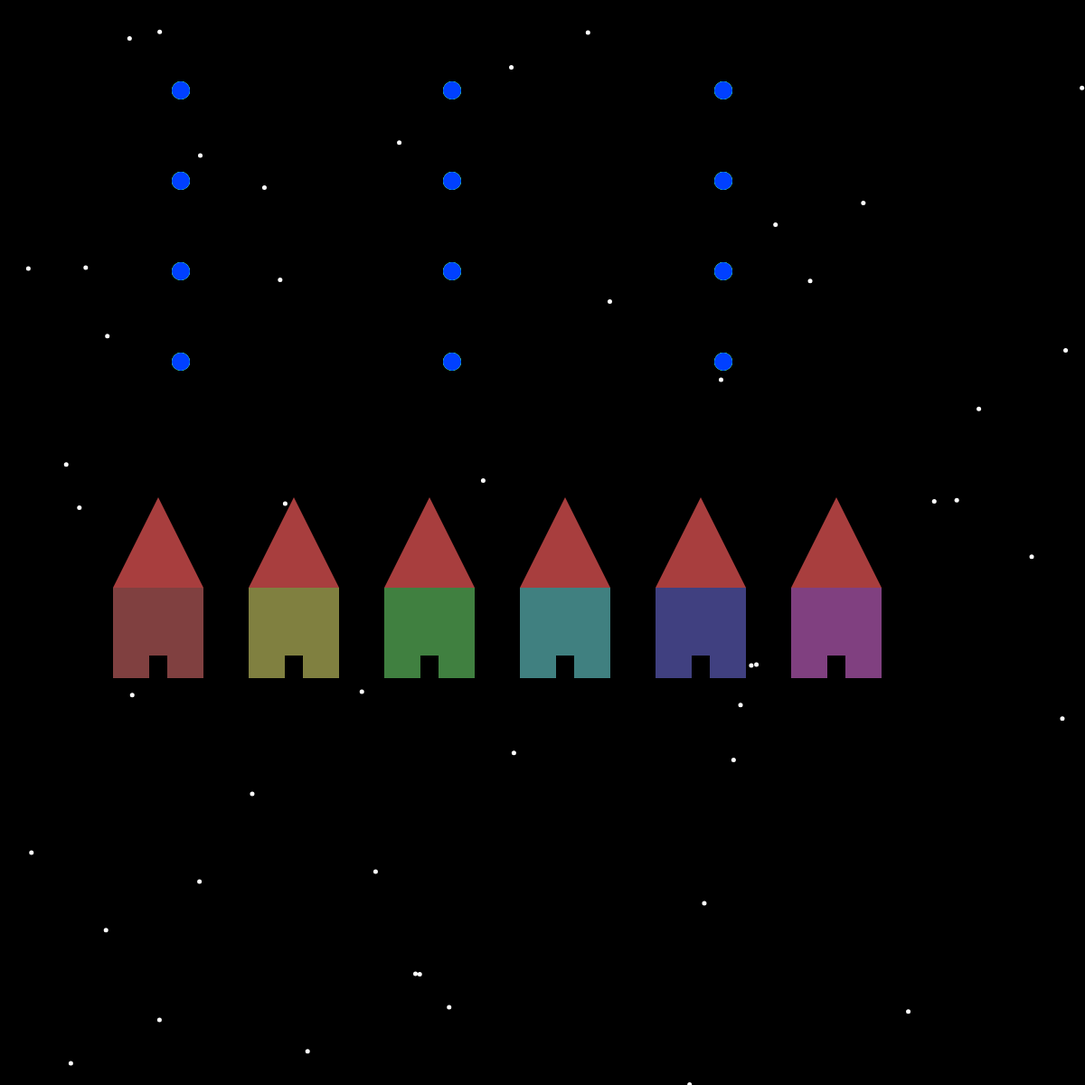
Frame 1 (no input)
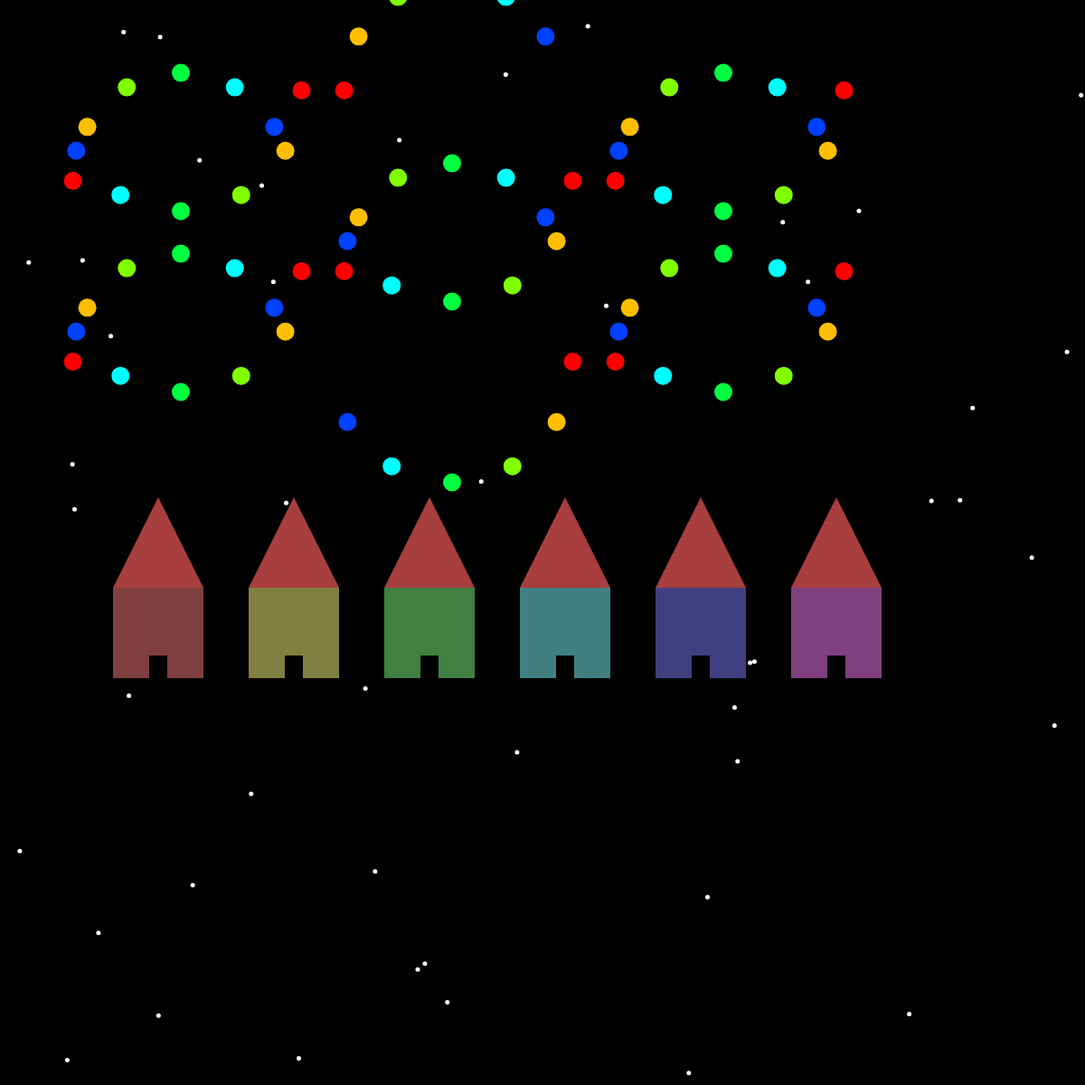
Frame 60 (no input)
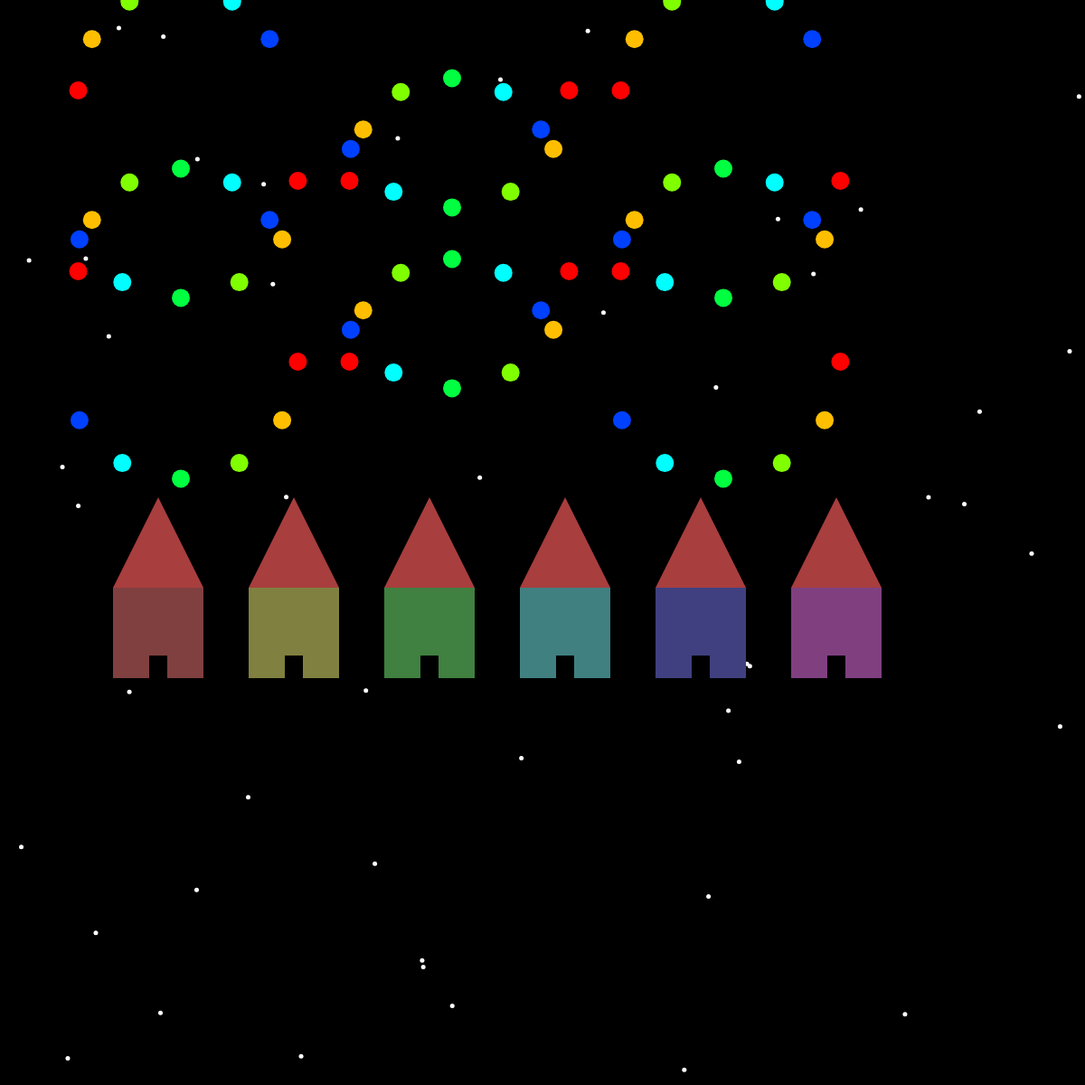
Frame 120 (the mouse pressed at the canvas centre since frame 60)

The p5.js sketch that drew these frames (run headless with seeded random() and noise() and a simulated clock; from frame 60 on, the mouse is pressed at the canvas centre):

// p5.js sketch
// ── sketch.js
var diameter; 
var Counter = 0;
var Counter2 = 0;
var bugs = [];


H = 600;
W = 600
function setup() {
  angleMode(DEGREES);
  colorMode(HSB,80,100,100)
  createCanvas(1200, 1200);
  frameRate(20)
  noStroke();
  for (var i=0; i<50; i++) {
    bugs.push(new Jitter());
    
  }
 
 
}

function draw() {
  background(0);
  textSize(18);
  fill(0,100,100);
  noStroke();
 
 fill(0, 0, 100);
for (var i=0; i<bugs.length; i++) {
    bugs[i].move();
    bugs[i].display();
    
 
    
  }
  
  
  var H1Col = color(0, 50, 50);
  var H2Col = color(1*80/6, 50, 50);
  var H3Col = color(2*80/6, 50, 50);
  var H4Col = color(3*80/6, 50, 50);
  var H5Col = color(4*80/6, 50, 50);
  var H6Col = color(5*80/6, 50, 50);
 
  DrawHouse(H1Col,-150,150);
  DrawHouse(H2Col,0,150);
  DrawHouse(H3Col,150, 150);
  DrawHouse(H4Col,300,150);
  DrawHouse(H5Col,450,150);
  DrawHouse(H6Col,600,150);

  
  //ChangeY();
  //ChangeX();
  ChangeXY(Counter,200,200);
  ChangeXY(Counter2,200,300);
  ChangeXY(Counter,200,400);
  ChangeXY(Counter2,200,100);
  ChangeXY(Counter2,500,200);
  ChangeXY(Counter,500,300);
  ChangeXY(Counter2,500, 400);
  ChangeXY(Counter,500,100);
  ChangeXY(Counter,800,200);
  ChangeXY(Counter2,800,300);
  ChangeXY(Counter,800,400);
  ChangeXY(Counter2,800,100);
  


  
  Counter += 4;
  Counter2 += 8;
}

//Jitter class
function Jitter() {
this.x = random(width);
this.y = random(height);
this.diameter = random(5,5);
this.speed= 1;

this.move = function() {
  this.x +=random(-this.speed, this.speed);
  this.y +=random(-this.speed, this.speed);
};

this.display=function() {
  ellipse(this.x,this.y,this.diameter, this.diameter);
}
}

// 1  let's talk about this function
function SineWave(t,Mean,Amplitude,Frequency,Phase) {
   var Output = Mean + Amplitude*sin(Frequency*t+Phase);
   return Output;
}

function ChangeY() {
  
  var y0 =  SineWave(Counter,height/2,.6*height/2,1,0)
  var y1 =  SineWave(Counter,height/2,.6*height/2,1,0)
  var y2 =  SineWave(Counter,height/2,.6*height/2,1,0)
  var y3 =  SineWave(Counter,height/2,.6*height/2,1,0)
  var y4 =  SineWave(Counter,height/2,.6*height/2,1,0)
  var y5 =  SineWave(Counter,height/2,.6*height/2,1,0)
  var y6 =  SineWave(Counter,height/2,.6*height/2,1,0)

  var XposStep = width/8;
  fill(0,100,100),ellipse(1*XposStep, y0, 20, 20);
  fill(10,100,100),ellipse(2*XposStep, y1, 20, 20);
  fill(20,100,100),ellipse(3*XposStep, y2, 20, 20);
  fill(30,100,100),ellipse(4*XposStep, y3, 20, 20);
  fill(40,100,100),ellipse(5*XposStep, y4, 20, 20);
  fill(50,100,100),ellipse(6*XposStep, y5, 20, 20);
  fill(60,100,100),ellipse(7*XposStep, y6, 20, 20);
}

function ChangeX() {
  var x0 =  SineWave(Counter,width/2,.6*width/2,1,0)
  var x1 =  SineWave(Counter,width/2,.6*width/2,1,0)
  var x2 =  SineWave(Counter,width/2,.6*width/2,1,0)
  var x3 =  SineWave(Counter,width/2,.6*width/2,1,0)
  var x4 =  SineWave(Counter,width/2,.6*width/2,1,0)
  var x5 =  SineWave(Counter,width/2,.6*width/2,1,0)
  var x6 =  SineWave(Counter,width/2,.6*width/2,1,0)

  var YposStep = height/8;
  fill(0,100,100),ellipse(x0, 1*YposStep, 20, 20);
  fill(10,100,100),ellipse( x1, 2*YposStep,20, 20);
  fill(20,100,100),ellipse(x2, 3*YposStep, 20, 20);
  fill(30,100,100),ellipse( x3, 4*YposStep,20, 20);
  fill(40,100,100),ellipse( x4, 5*YposStep,20, 20);
  fill(50,100,100),ellipse( x5, 6*YposStep, 20, 20);
  fill(60,100,100),ellipse( x6, 7*YposStep, 20, 20);
}

function ChangeXY(myTime,CentX,CentY) {
  var Amp= .6*width/5;
  var Angle = 0;
  var x0 =  CentX+cos(Angle)*SineWave(myTime,0,Amp,1,0);
  var y0 =  CentY+sin(Angle)*SineWave(myTime,0,Amp,1,0);
  
  Angle = 30;
  var x1 =  CentX+cos(Angle)*SineWave(myTime,0,Amp,1,0);
  var y1 =  CentY+sin(Angle)*SineWave(myTime,0,Amp,1,0);
  
  Angle = 60;
  var x2 =  CentX+cos(Angle)*SineWave(myTime,0,Amp,1,0);
  var y2 =  CentY+sin(Angle)*SineWave(myTime,0,Amp,1,0);
  
  Angle = 90;
  var x3 =  CentX+cos(Angle)*SineWave(myTime,0,Amp,1,0);
  var y3 =  CentY+sin(Angle)*SineWave(myTime,0,Amp,1,0);
  
  Angle = 120;
  var x4 =  CentX+cos(Angle)*SineWave(myTime,0,Amp,1,0);
  var y4 =  CentY+sin(Angle)*SineWave(myTime,0,Amp,1,0);
  
  Angle = 150;
  var x5 =  CentX+cos(Angle)*SineWave(myTime,0,Amp,1,0);
  var y5 =  CentY+sin(Angle)*SineWave(myTime,0,Amp,1,0);
  

  fill(0,100,100), ellipse(x0, y0, 20, 20);
  fill(10,100,100),ellipse(x1, y1, 20, 20);
  fill(20,100,100),ellipse(x2, y2, 20, 20);
  fill(30,100,100),ellipse(x3, y3, 20, 20);
  fill(40,100,100),ellipse(x4, y4, 20, 20);
  fill(50,100,100),ellipse(x5, y5, 20, 20);
  
}

  
   
function ChangeXY_phase(CentX,CentY) {
  var Amp= .6*width/2;
  var Angle = 0;
  var x0 =  CentX+cos(Angle)*SineWave(Counter,0,Amp,1,Angle);
  var y0 =  CentY+sin(Angle)*SineWave(Counter,0,Amp,1,Angle);
  
  Angle = 30;
  var x1 =  CentX+cos(Angle)*SineWave(Counter,0,Amp,1, Angle);
  var y1 =  CentY+sin(Angle)*SineWave(Counter,0,Amp,1, Angle);
  
  Angle = 60;
  var x2 =  CentX+cos(Angle)*SineWave(Counter,0,Amp,1, Angle);
  var y2 =  CentY+sin(Angle)*SineWave(Counter,0,Amp,1, Angle);
  
  Angle = 90;
  var x3 =  CentX+cos(Angle)*SineWave(Counter,0,Amp,1, Angle);
  var y3 =  CentY+sin(Angle)*SineWave(Counter,0,Amp,1, Angle);
  
  Angle = 120;
  var x4 =  CentX+cos(Angle)*SineWave(Counter,0,Amp,1, Angle);
  var y4 =  CentY+sin(Angle)*SineWave(Counter,0,Amp,1, Angle);
  
  Angle = 150;
  var x5 =  CentX+cos(Angle)*SineWave(Counter,0,Amp,1, Angle);
  var y5 =  CentY+sin(Angle)*SineWave(Counter,0,Amp,1, Angle);
  

  fill(0,100,100), ellipse(x0, y0, 20, 20);
  fill(10,100,100),ellipse(x1, y1, 20, 20);
  fill(20,100,100),ellipse(x2, y2, 20, 20);
  fill(30,100,100),ellipse(x3, y3, 20, 20);
  fill(40,100,100),ellipse(x4, y4, 20, 20);
  fill(50,100,100),ellipse(x5, y5, 20, 20);
  
}
   
   function DrawHouse(C1,OffsetX,OffsetY) {
  fill(C1);  //house
  rect(275+OffsetX, 500+OffsetY, 100, 100);

  fill(0, 63, 66)  //roof
  triangle(275+OffsetX, 500+OffsetY, 325+OffsetX, 400+OffsetY, 375+OffsetX, 500+OffsetY)

  fill (0, 0, 0)  //window
  rect(315+OffsetX, 575+OffsetY, 20, 30)
}
